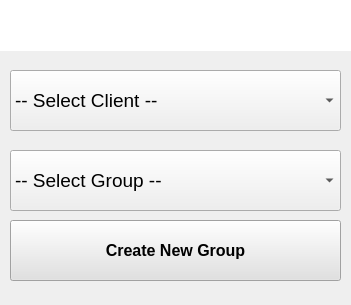
<?xml version="1.0" encoding="UTF-8"?>
<ui version="4.0">
 <class>Dialog</class>
 <widget class="QDialog" name="Dialog">
  <property name="geometry">
   <rect>
    <x>0</x>
    <y>0</y>
    <width>351</width>
    <height>305</height>
   </rect>
  </property>
  <property name="windowTitle">
   <string>Dialog</string>
  </property>
  <widget class="QLabel" name="statusbar">
   <property name="geometry">
    <rect>
     <x>0</x>
     <y>0</y>
     <width>351</width>
     <height>51</height>
    </rect>
   </property>
   <property name="font">
    <font>
     <pointsize>11</pointsize>
    </font>
   </property>
   <property name="styleSheet">
    <string notr="true">background:white;
qproperty-alignment: AlignCenter;
color:blue;</string>
   </property>
   <property name="text">
    <string/>
   </property>
  </widget>
  <widget class="QComboBox" name="cmb_client">
   <property name="geometry">
    <rect>
     <x>10</x>
     <y>70</y>
     <width>331</width>
     <height>61</height>
    </rect>
   </property>
   <property name="font">
    <font>
     <pointsize>14</pointsize>
    </font>
   </property>
   <item>
    <property name="text">
     <string>-- Select Client --</string>
    </property>
   </item>
   <item>
    <property name="text">
     <string>Testing</string>
    </property>
   </item>
  </widget>
  <widget class="QComboBox" name="cmb_group">
   <property name="geometry">
    <rect>
     <x>10</x>
     <y>150</y>
     <width>331</width>
     <height>61</height>
    </rect>
   </property>
   <property name="font">
    <font>
     <pointsize>14</pointsize>
    </font>
   </property>
   <item>
    <property name="text">
     <string>-- Select Group --</string>
    </property>
   </item>
   <item>
    <property name="text">
     <string>Testing</string>
    </property>
   </item>
  </widget>
  <widget class="QPushButton" name="btn_new_group">
   <property name="geometry">
    <rect>
     <x>10</x>
     <y>220</y>
     <width>331</width>
     <height>61</height>
    </rect>
   </property>
   <property name="font">
    <font>
     <pointsize>12</pointsize>
     <weight>75</weight>
     <bold>true</bold>
    </font>
   </property>
   <property name="styleSheet">
    <string notr="true">background-color:rgba(225,225,225,255);</string>
   </property>
   <property name="text">
    <string>Create New Group</string>
   </property>
   <property name="autoDefault">
    <bool>false</bool>
   </property>
   <property name="default">
    <bool>false</bool>
   </property>
   <property name="flat">
    <bool>false</bool>
   </property>
  </widget>
 </widget>
 <resources/>
 <connections/>
</ui>
